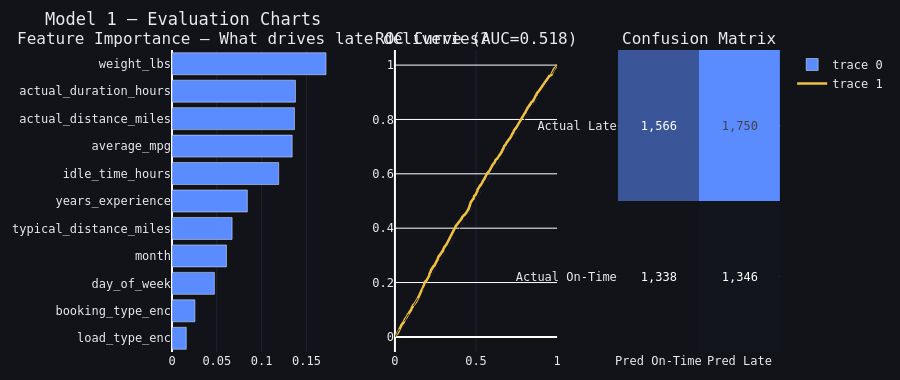

The notebook cell saved with this chart:
### Code cell
# CELL 2B — Evaluate + Predict (requires Cell 2A to have run first)
from sklearn.metrics import roc_curve, confusion_matrix
import plotly.graph_objects as go
from plotly.subplots import make_subplots
import pandas as pd, numpy as np, warnings
warnings.filterwarnings("ignore")

C = dict(yellow="#f0c040",green="#3de8a0",blue="#5b8cff",red="#ff5b5b",
         orange="#ff9f40",purple="#c77dff",surface="#111318",border="#1e2330")
LAYOUT = dict(paper_bgcolor=C["surface"],plot_bgcolor=C["surface"],
              font=dict(family="DM Mono, monospace",color="#e8eaf0",size=12),
              margin=dict(l=20,r=20,t=50,b=20),
              hoverlabel=dict(bgcolor="#1e2330",font_color="#e8eaf0"))

# Pull variables from Cell 2A
m1       = m1_vars["m1"]
X_te     = m1_vars["X_te"]
y_te     = m1_vars["y_te"]
y_pred   = m1_vars["y_pred"]
y_prob   = m1_vars["y_prob"]
m1_auc   = m1_vars["m1_auc"]
M1_FEATS = m1_vars["M1_FEATURES"]

# ── Evaluation charts ──
importances = pd.DataFrame({"feature":M1_FEATS,
    "importance":m1.feature_importances_}).sort_values("importance",ascending=True)
fpr,tpr,_ = roc_curve(y_te, y_prob)
cm = confusion_matrix(y_te, y_pred)

fig = make_subplots(rows=1,cols=3,
    subplot_titles=("Feature Importance — What drives late deliveries?",
                    f"ROC Curve (AUC={m1_auc:.3f})","Confusion Matrix"),
    horizontal_spacing=0.1)

fig.add_trace(go.Bar(y=importances["feature"],x=importances["importance"],
    orientation="h",marker_color=C["blue"],
    hovertemplate="%{y}: %{x:.3f}<extra></extra>"),row=1,col=1)

fig.add_trace(go.Scatter(x=fpr,y=tpr,mode="lines",
    line=dict(color=C["yellow"],width=2.5),
    hovertemplate="FPR:%{x:.2f} TPR:%{y:.2f}<extra></extra>"),row=1,col=2)
fig.add_trace(go.Scatter(x=[0,1],y=[0,1],mode="lines",
    line=dict(color=C["border"],dash="dash",width=1),showlegend=False),row=1,col=2)

fig.add_trace(go.Heatmap(z=cm,x=["Pred On-Time","Pred Late"],
    y=["Actual On-Time","Actual Late"],
    colorscale=[[0,C["surface"]],[1,C["blue"]]],
    text=cm,texttemplate="%{text:,}",showscale=False),row=1,col=3)

fig.update_layout(**LAYOUT,height=380,title="Model 1 — Evaluation Charts")
fig.update_xaxes(gridcolor=C["border"])
fig.update_yaxes(gridcolor="rgba(0,0,0,0)",row=1,col=1)
fig.show()

# ── Predictions ──
print("=" * 58)
print("  LATE DELIVERY RISK PREDICTOR")
print("=" * 58)

scenarios = [
    {"name":"Short trip, experienced driver, weekday morning",
     "actual_distance_miles":300,"average_mpg":7.2,"actual_duration_hours":6,
     "idle_time_hours":1,"day_of_week":2,"month":6,"typical_distance_miles":290,
     "weight_lbs":18000,"years_experience":10,"load_type_enc":0,"booking_type_enc":0},
    {"name":"Long haul, new driver, heavy load, Friday",
     "actual_distance_miles":1800,"average_mpg":5.8,"actual_duration_hours":34,
     "idle_time_hours":9,"day_of_week":4,"month":12,"typical_distance_miles":1750,
     "weight_lbs":42000,"years_experience":1,"load_type_enc":1,"booking_type_enc":1},
    {"name":"Medium route, average driver, midweek",
     "actual_distance_miles":800,"average_mpg":6.5,"actual_duration_hours":14,
     "idle_time_hours":4,"day_of_week":1,"month":4,"typical_distance_miles":820,
     "weight_lbs":28000,"years_experience":5,"load_type_enc":0,"booking_type_enc":0},
]
for s in scenarios:
    name = s.pop("name")
    prob = m1.predict_proba(pd.DataFrame([s]))[0][1]
    risk = "🔴 HIGH RISK" if prob>0.6 else "🟡 MEDIUM RISK" if prob>0.35 else "🟢 LOW RISK"
    print(f"\n  {name}")
    print(f"  Late probability: {prob*100:.1f}%  {risk}")
print("\nTip: Change values above to predict any trip!")

### Figure 1 — Plotly figure (JSON) as saved in the notebook; plotly's stock layout.template omitted (floating-point values rounded to 4 significant figures; data arrays with more than 128 entries replaced by an {"elided": "..."} marker saying what was removed)
{"data": [{"hovertemplate": "%{y}: %{x:.3f}<extra></extra>", "marker": {"color": "#5b8cff"}, "orientation": "h", "x": [0.01596, 0.02557, 0.04729, 0.06081, 0.06705, 0.08406, 0.119, 0.1341, 0.1366, 0.1377, 0.1718], "y": ["load_type_enc", "booking_type_enc", "day_of_week", "month", "typical_distance_miles", "years_experience", "idle_time_hours", "average_mpg", "actual_distance_miles", "actual_duration_hours", "weight_lbs"], "type": "bar", "xaxis": "x", "yaxis": "y"}, {"hovertemplate": "FPR:%{x:.2f} TPR:%{y:.2f}<extra></extra>", "line": {"color": "#f0c040", "width": 2.5}, "mode": "lines", "x": {"elided": "2980 float values"}, "y": {"elided": "2980 float values"}, "type": "scatter", "xaxis": "x2", "yaxis": "y2"}, {"line": {"color": "#1e2330", "dash": "dash", "width": 1}, "mode": "lines", "showlegend": false, "x": [0, 1], "y": [0, 1], "type": "scatter", "xaxis": "x2", "yaxis": "y2"}, {"colorscale": [[0, "#111318"], [1, "#5b8cff"]], "showscale": false, "text": [[1338, 1346], [1566, 1750]], "texttemplate": "%{text:,}", "x": ["Pred On-Time", "Pred Late"], "y": ["Actual On-Time", "Actual Late"], "z": [[1338, 1346], [1566, 1750]], "type": "heatmap", "xaxis": "x3", "yaxis": "y3"}], "layout": {"xaxis": {"anchor": "y", "domain": [0, 0.2667], "gridcolor": "#1e2330"}, "yaxis": {"anchor": "x", "domain": [0, 1], "gridcolor": "rgba(0,0,0,0)"}, "xaxis2": {"anchor": "y2", "domain": [0.3667, 0.6333], "gridcolor": "#1e2330"}, "yaxis2": {"anchor": "x2", "domain": [0, 1]}, "xaxis3": {"anchor": "y3", "domain": [0.7333, 1], "gridcolor": "#1e2330"}, "yaxis3": {"anchor": "x3", "domain": [0, 1]}, "annotations": [{"font": {"size": 16}, "showarrow": false, "text": "Feature Importance — What drives late deliveries?", "x": 0.1333, "xanchor": "center", "xref": "paper", "y": 1, "yanchor": "bottom", "yref": "paper"}, {"font": {"size": 16}, "showarrow": false, "text": "ROC Curve (AUC=0.518)", "x": 0.5, "xanchor": "center", "xref": "paper", "y": 1, "yanchor": "bottom", "yref": "paper"}, {"font": {"size": 16}, "showarrow": false, "text": "Confusion Matrix", "x": 0.8667, "xanchor": "center", "xref": "paper", "y": 1, "yanchor": "bottom", "yref": "paper"}], "font": {"family": "DM Mono, monospace", "color": "#e8eaf0", "size": 12}, "margin": {"l": 20, "r": 20, "t": 50, "b": 20}, "hoverlabel": {"font": {"color": "#e8eaf0"}, "bgcolor": "#1e2330"}, "paper_bgcolor": "#111318", "plot_bgcolor": "#111318", "height": 380, "title": {"text": "Model 1 — Evaluation Charts"}}}
